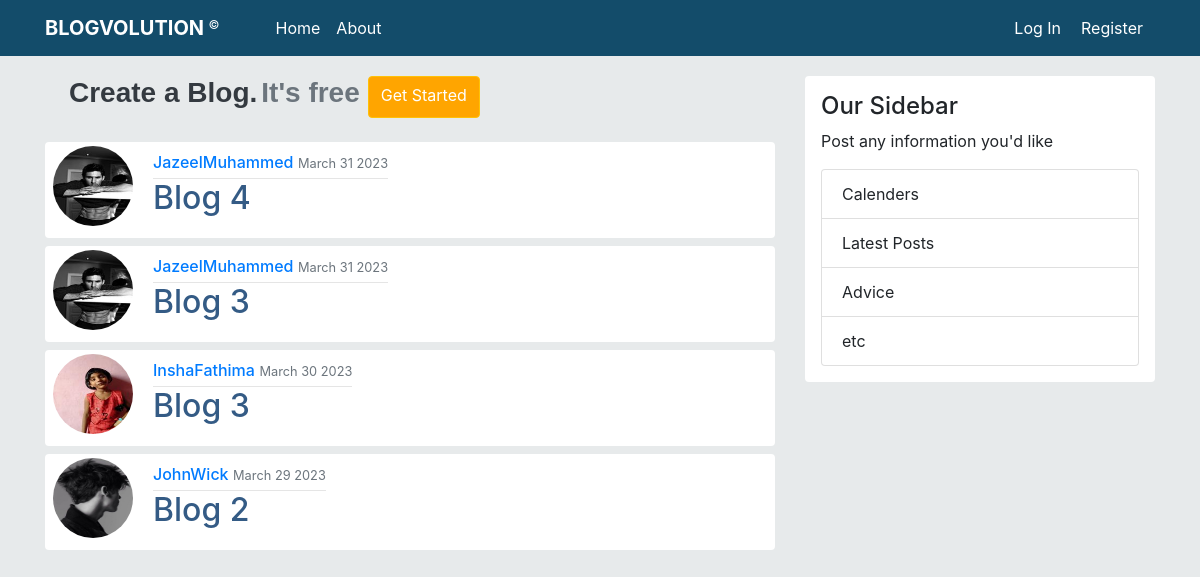
The page / on the database its author committed.
### blog_app/models.py (models this page shows, shortened)
class BlogPost(models.Model):
    title = models.CharField(max_length=100)
    content = models.TextField()
    author = models.ForeignKey(User, on_delete=models.CASCADE)
    date_posted = models.DateTimeField(default=timezone.now)

### users/models.py (models this page shows, shortened)
class User_Profile(models.Model):
    user = models.OneToOneField(User, on_delete=models.CASCADE)
    profile_pic = models.ImageField(default='default.jpg', upload_to='profile_pics')

### blog_app/views.py (the view)
# urls.py: path('', BlogPostListView.as_view(), name='blog-home'),
class BlogPostListView(ListView):
    model = BlogPost
    template_name = 'blog/home.html'
    context_object_name = 'posts'
    ordering = ['-date_posted']

### templates/blog/home.html
{% extends "blog/base.html" %}
{% block content %}
<div class="heading ml-4 mb-4 d-flex">
      <h3 class="text-dark">Create a Blog.</h3><h3 class="text-secondary ml-1">It's free</h3>
      <a href="{% url 'blog-create' %}" class="btn btn-warning btn-md ml-2">Get Started</a>
</div>
   {% for post in posts %}
      <article class="single-content-section bg-white mt-2 py-1 rounded d-flex">
         <img src="{{ post.author.user_profile.profile_pic.url }}" alt="default image"
                 class="rounded-circle mb-2 ml-2 article-img" style="width: 80px; height: 80px">
         <div class="content-body px-1 ml-2">
            <div class="article-metadata my-1 mx-2">
               <a href="{% url 'profile' %}" class="article-author text-primary">{{ post.author }}</a>
               <small class="text-muted">{{ post.date_posted|date:"F d Y" }}</small>
               <hr class="mt-1 mb-0">
               <h2><a class="article-title" href="{% url 'blog-details' post.pk %}">{{ post.title }}</a></h2>
            </div>
         </div>
      </article>
   {% endfor %}
{% endblock  %}

### templates/blog/base.html (shortened to what this page needs)
<!DOCTYPE html>
{% load static %}
<html lang="en">
<head>
  <link rel="stylesheet" href="https://cdn.jsdelivr.net/npm/bootstrap@4.0.0/dist/css/bootstrap.min.css">
    <link rel="stylesheet" type="text/css" href="{% static 'blog/main.css' %}">
</head>
<body>
<header class="header">
    <nav class="navbar navbar-expand-lg navbar-dark" style="background: #134c6a">
        <div class="container">
            <span class="mr-4"><a href="{% url 'blog-home' %}" class="navbar-brand mr-0 ml-0">BLOGVOLUTION</a>
                <sup class="text-white pl-0">©</sup></span>
            <div class="collapse navbar-collapse" id="navbarContent">
                <ul class="navbar-nav mr-auto ml-4">
                  <li class="nav-item"><a class="nav-link text-white" href="{% url 'blog-home' %}">Home</a></li>
                  <li class="nav-item"><a class="nav-link text-white" href="{% url 'blog-about' %}">About</a></li>
                </ul>
                <ul class="navbar-nav ml-auto">
                    {% if user.is_authenticated %}
                      <li class="nav-item"><a href="{% url 'profile' %}" class="nav-link text-white mr-2">Profile</a></li>
                      <li class="nav-item"><a href="{% url 'my-posts' %}" class="nav-link text-white mx-2">My Blogs</a></li>
                      <li class="nav-item"><a href="{% url 'logout' %}" class="nav-link text-white mx-2">Log Out</a></li>
                    {% else %}
                      <li class="nav-item"><a href="{% url 'login' %}" class="nav-link text-white mr-1">Log In</a></li>
                      <li class="nav-item"><a href="{% url 'register' %}" class="nav-link text-white mr-1">Register</a></li>
                    {% endif %}
                </ul>
            </div>
        </div>
    </nav>
</header>
<main class="container">
    <div class="row">
        <div class="col-8 shadow-lg rounded">
            {% block content %}
            {% endblock %}
        </div>
        <div class="col-4">
            <div class="content-section p-3 shadow-lg bg-white rounded">
                <h4>Our Sidebar</h4>
                <p>Post any information you'd like</p>
                <ul class="list-group">
                    <li class="list-group-item">Calenders</li>
                    <li class="list-group-item">Latest Posts</li>
                    <li class="list-group-item">Advice</li>
                    <li class="list-group-item">etc</li>
                </ul>
            </div>
        </div>
    </div>
</main>
</body>
</html>

### static/blog/main.css (style rules this page uses)
body { background: #e7eaeb; }
nav a.navbar-brand { margin-left: 10em; margin-right: 20px; }
main.container { margin-top: 20px }

### templates/blog/base.html (style rules this page uses)
.article-title { color: #345b85; }
.article-author { font-weight: 500; }
.navbar-brand { font-weight: bold; }
.heading h3 { font-family: Arial; font-weight: 750 }
.heading a { background: orange; color: white }

### rows shown on the page
BlogPost: author.user_profile.profile_pic (picture), author "JazeelMuhammed", date_posted "March 31 2023", title "Blog 4"
BlogPost: author.user_profile.profile_pic (picture), author "JazeelMuhammed", date_posted "March 31 2023", title "Blog 3"
BlogPost: author.user_profile.profile_pic (picture), author "InshaFathima", date_posted "March 30 2023", title "Blog 3"
BlogPost: author.user_profile.profile_pic (picture), author "JohnWick", date_posted "March 29 2023", title "Blog 2"
